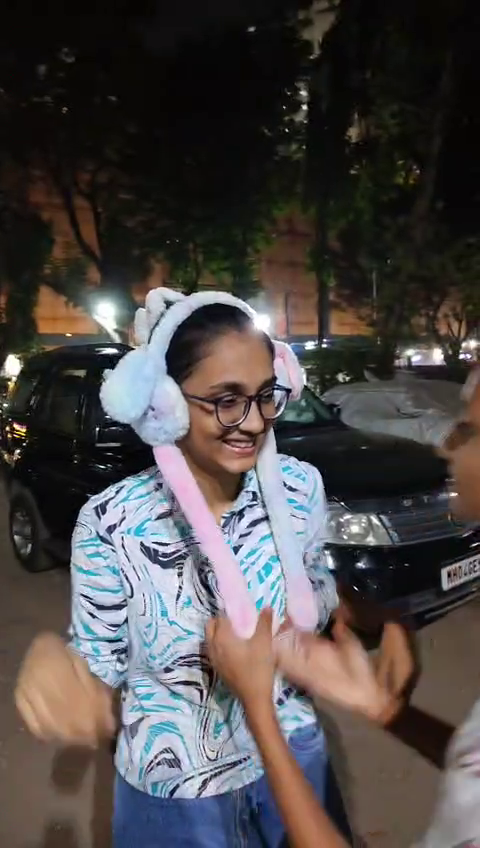
#> input picture frame 6 of database/faces/niral/1000338860.mp4, 480 x 848 px, given in place of mulator - Medium_Phone_API_36.1_5554 2026-04-13 00-04-31.mp4, which was not available
$ python extract_video_frames.py
#> lines starting #> are read from the running program, lines starting #| are printed output that depends on the picture; pictures that were not available may be replaced by others from this repository, and a replacement may not be noted
from __future__ import annotations

from pathlib import Path
import cv2


def save_frames(video_path: Path, out_dir: Path, times_sec: list[float]) -> None:
    out_dir.mkdir(parents=True, exist_ok=True)
    cap = cv2.VideoCapture(str(video_path))
    if not cap.isOpened():
        raise RuntimeError(f"Cannot open video: {video_path}")

    fps = cap.get(cv2.CAP_PROP_FPS)
    if fps <= 0:
        fps = 30.0

    for t in times_sec:
        frame_idx = int(round(t * fps))
        cap.set(cv2.CAP_PROP_POS_FRAMES, frame_idx)
        ok, frame = cap.read()
        if not ok or frame is None:
            continue
        out_path = out_dir / f"t_{t:.2f}s.png"
        cv2.imwrite(str(out_path), frame)
#> this loop made 6 passes
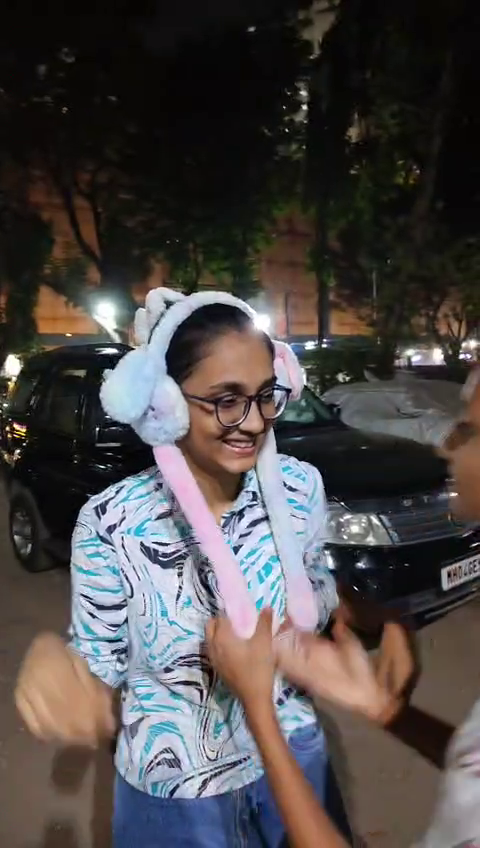
#> input picture frame 6 of database/faces/niral/1000338860.mp4, 480 x 848 px, given in place of mulator - Medium_Phone_API_36.1_5554 2026-04-13 00-04-31.mp4, which was not available
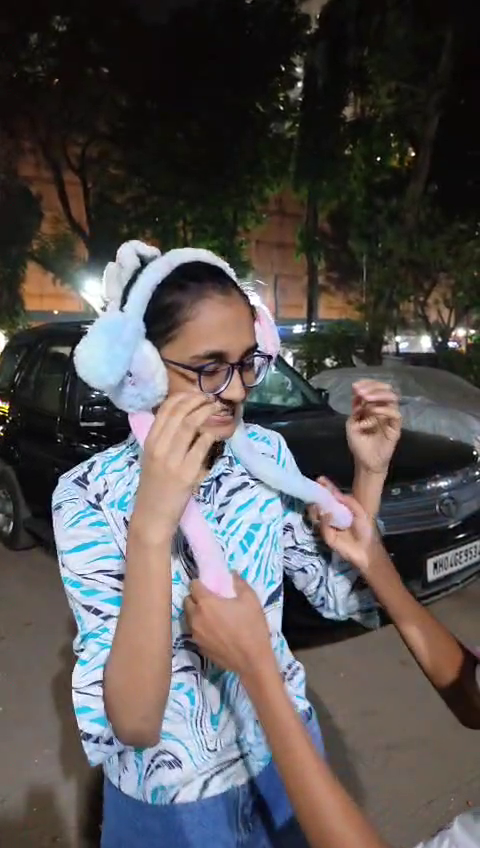
#> input picture frame 22 of database/faces/niral/1000338860.mp4, 480 x 848 px, given in place of mulator - Medium_Phone_API_36.1_5554 2026-04-13 00-04-31.mp4, which was not available
#> pass 3, in save_frames, `ok, frame = cap.read()`:
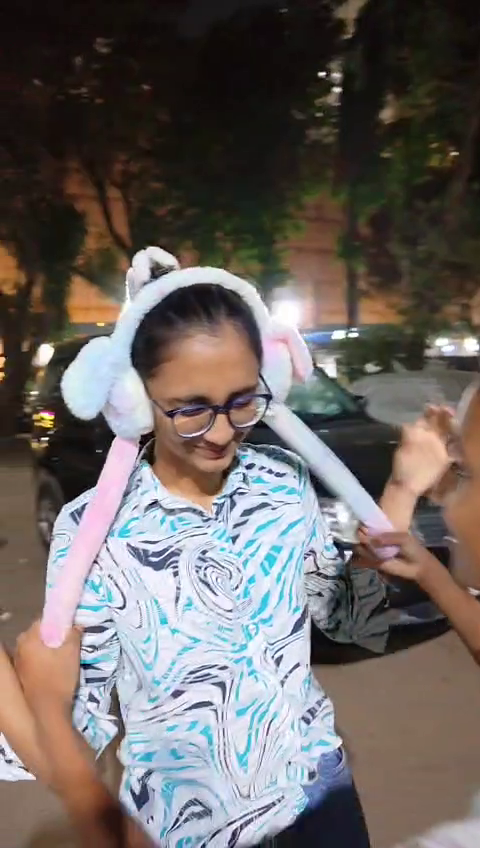
#> frame: shape (848, 480, 3); mean B, G, R 98.5, 101.4, 108.3

    cap.release()


if __name__ == "__main__":
    root = Path(__file__).resolve().parent.parent
    src = root / "archive" / "error_photos"

    wrong = src / "Android Emulator - Medium_Phone_API_36.1_5554 2026-04-13 00-04-31.mp4"
    correct = src / "Android Emulator - Medium_Phone_API_36.1_5554 2026-04-13 00-05-46.mp4"

    # Capture key states: assemble start, mid-form, hold, travel/settle
    marks = [0.20, 0.80, 1.40, 2.20, 3.00, 4.20]

    save_frames(wrong, src / "frames_wrong", marks)
    save_frames(correct, src / "frames_correct", marks)
#> the loop in save_frames (call 2), `for t in times_sec:` made 6 passes
#> frame_idx on passes 1 to 6: 6, 22, 39, 61, 83, 117

$ run again, starting later in the video
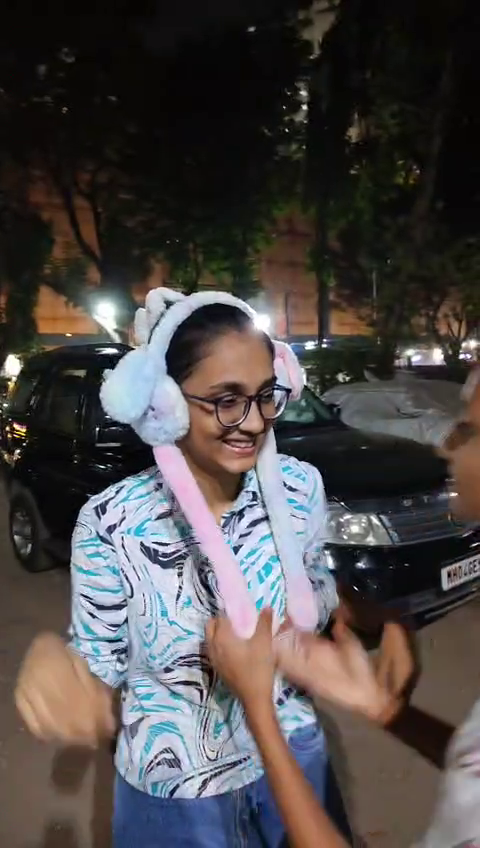
#> input picture frame 6 of database/faces/niral/1000338860.mp4, 480 x 848 px, given in place of mulator - Medium_Phone_API_36.1_5554 2026-04-13 00-04-31.mp4, which was not available
#> the loop in save_frames, `for t in times_sec:` made 6 passes
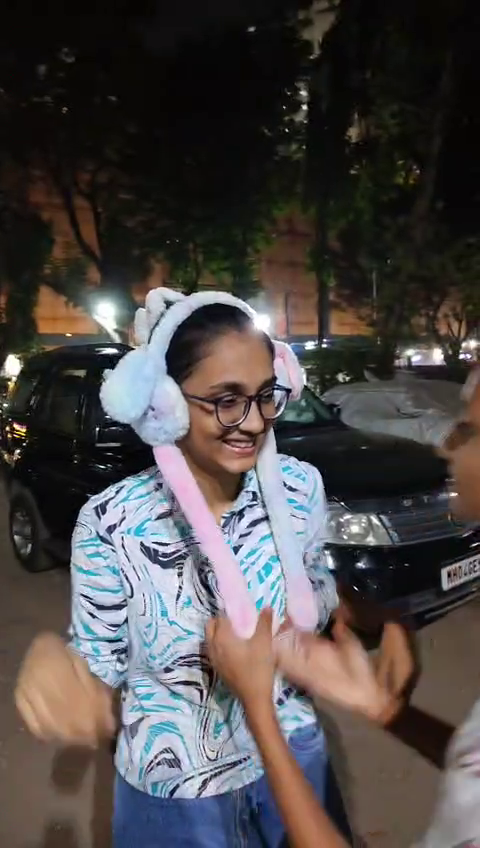
#> input picture frame 6 of database/faces/niral/1000338860.mp4, 480 x 848 px, given in place of mulator - Medium_Phone_API_36.1_5554 2026-04-13 00-04-31.mp4, which was not available
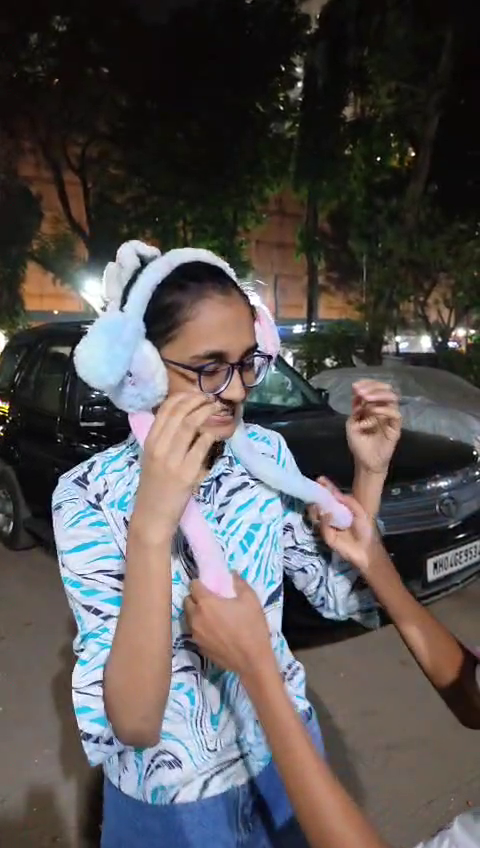
#> input picture frame 22 of database/faces/niral/1000338860.mp4, 480 x 848 px, given in place of mulator - Medium_Phone_API_36.1_5554 2026-04-13 00-04-31.mp4, which was not available
#> the loop in save_frames (call 2), `for t in times_sec:` made 6 passes
#> frame_idx on passes 1 to 6: 6, 22, 39, 61, 83, 117

$ run again, starting later in the video
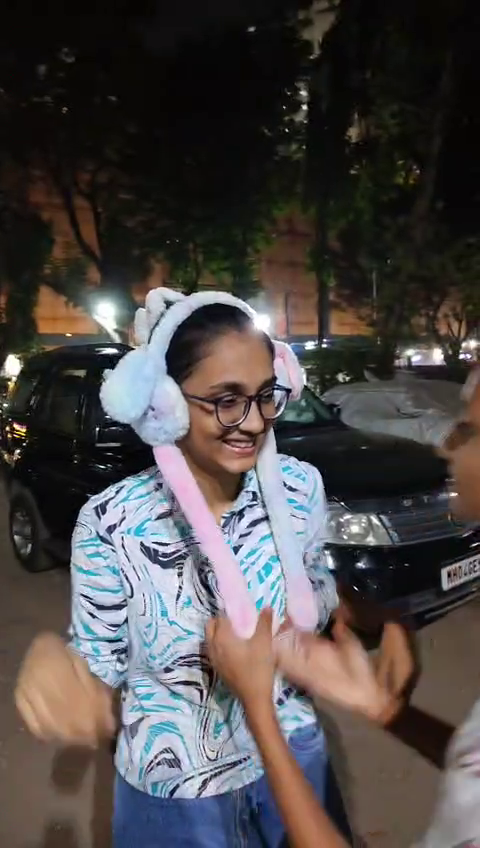
#> input picture frame 6 of database/faces/niral/1000338860.mp4, 480 x 848 px, given in place of mulator - Medium_Phone_API_36.1_5554 2026-04-13 00-04-31.mp4, which was not available
#> the loop in save_frames, `for t in times_sec:` made 6 passes
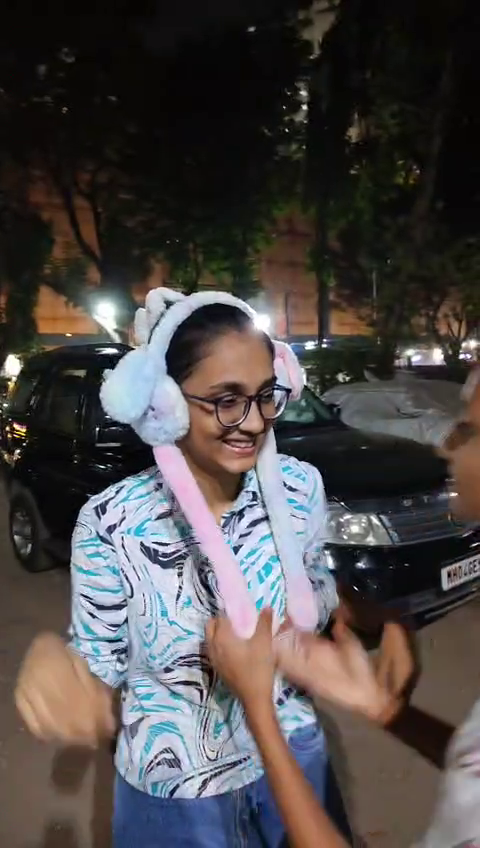
#> input picture frame 6 of database/faces/niral/1000338860.mp4, 480 x 848 px, given in place of mulator - Medium_Phone_API_36.1_5554 2026-04-13 00-04-31.mp4, which was not available
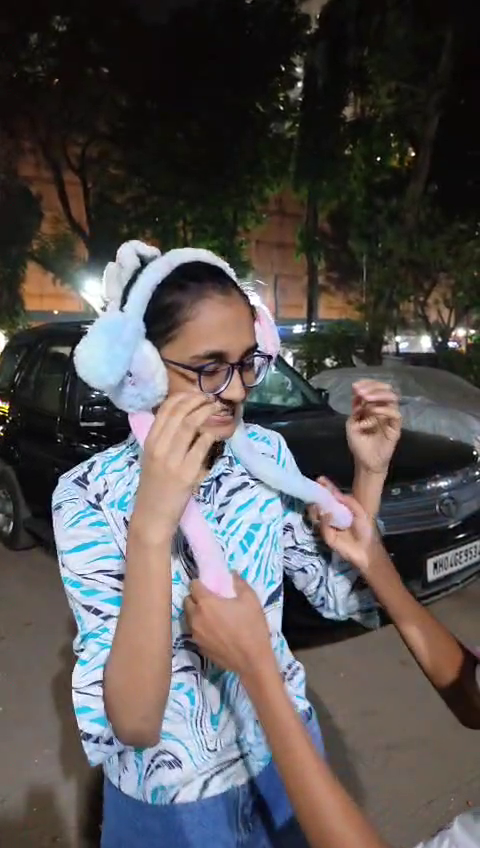
#> input picture frame 22 of database/faces/niral/1000338860.mp4, 480 x 848 px, given in place of mulator - Medium_Phone_API_36.1_5554 2026-04-13 00-04-31.mp4, which was not available
#> the loop in save_frames (call 2), `for t in times_sec:` made 6 passes
#> frame_idx on passes 1 to 6: 6, 22, 39, 61, 83, 117
